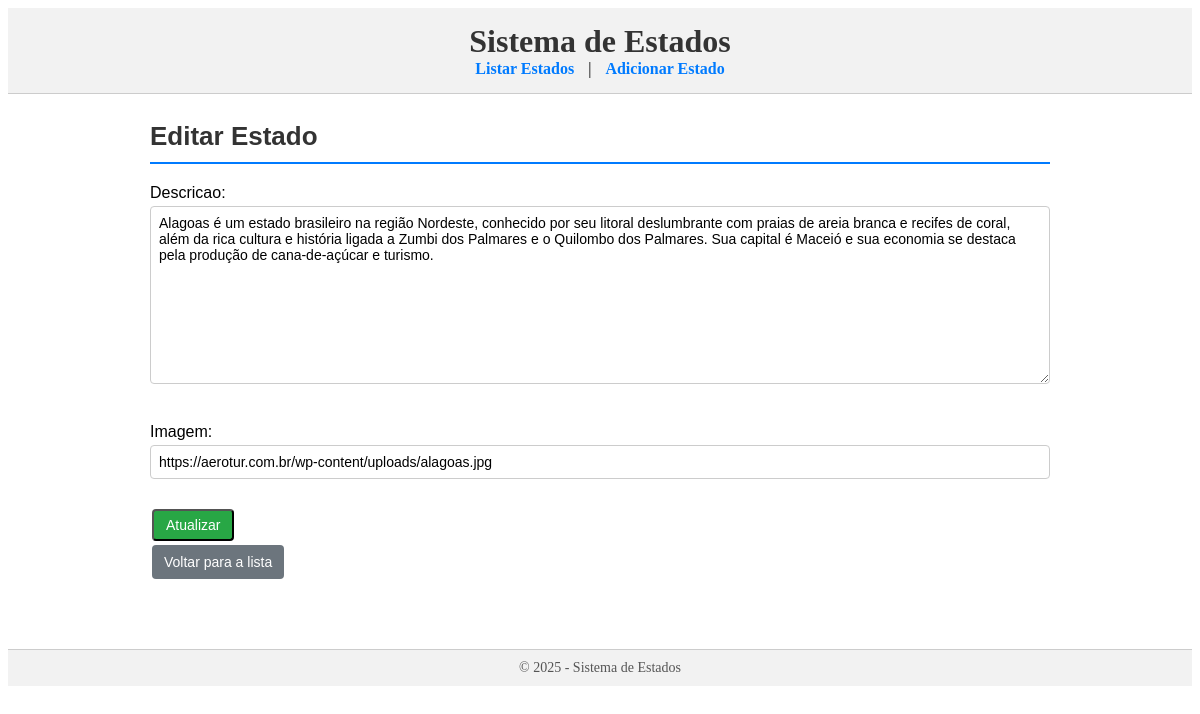
/estados/2/editar/, run on the app's committed database.
### app/models.py (models this page shows, shortened)
class Estado(models.Model):
    nome = models.CharField(max_length=50)
    sigla = models.CharField(max_length=2, unique=True)
    regiao = models.CharField(max_length=20)
    descricao = models.TextField(blank=True, null=True)
    imagem = models.URLField(blank=True, null=True)

### app/views.py (the view)
# urls.py: path('estados/<int:pk>/editar/', EstadoUpdateView.as_view(), name='estado_update'),
class EstadoUpdateView(UpdateView):
    model = Estado
    form_class = EstadoEditForm
    template_name = 'app/estado_form.html'
    success_url = reverse_lazy('estado_list')

### app/forms.py
class EstadoEditForm(forms.ModelForm):
    class Meta:
        model = Estado
        fields = ['descricao', 'imagem']

### app/templates/app/estado_form.html (shortened to what this page needs)
{% extends 'app/base.html' %}
{% block content %}
<h2 class="titulo-formulario">{% if estado %}Editar Estado{% else %}Adicionar Estado{% endif %}</h2>
<form class="formulario-estado" method="post" enctype="multipart/form-data">
    {{ form.as_p }}
    <button class="botao-enviar" type="submit">{% if estado %}Atualizar{% else %}Salvar{% endif %}</button>
</form>
<a class="botao-voltar" href="{% url 'estado_list' %}">Voltar para a lista</a>
{% endblock %}

### app/static/app/style/style.css (style rules this page uses)
.titulo-lista, .titulo-detalhe, .titulo-formulario, .titulo-excluir, .titulo-municipios .titulo-pontos { color: #333; margin-bottom: 15px; font-size: 26px; border-bottom: 2px solid #007bff; padding-bottom: 5px; }
.botao-detalhe, .botao-editar, .botao-deletar, .botao-voltar, .botao-enviar, .botao-confirmar { display: inline-block; padding: 6px 12px; margin: 2px; text-decoration: none; color: white; border-radius: 4px; font-size: 14px; transition: all 0.2s ease-in-out; }
.botao-voltar { background-color: #6c757d; }
.botao-enviar { background-color: #28a745; }
.formulario-estado input[type="text"], .formulario-estado input[type="file"], .formulario-estado textarea, .formulario-estado select { width: 100%; padding: 8px; margin-bottom: 12px; border: 1px solid #ccc; border-radius: 4px; font-size: 14px; box-sizing: border-box; }
.formulario-estado input[type="url"] { width: 100%; padding: 8px; margin-bottom: 12px; border: 1px solid #ccc; border-radius: 4px; font-size: 14px; box-sizing: border-box; }
.formulario-estado textarea { min-height: 120px; resize: vertical; font-family: Arial, sans-serif; }

### data on the page
Estado: descricao "Alagoas é um estado brasileiro na região Nordeste, conhecido por seu litoral deslumbrante com praias de areia branca e recifes de coral, além da rica cultura e história ligada a Zumbi dos Palmares e o Quilombo dos Palmares. Sua capital é Maceió e sua economia se destaca pela produção de cana-de-açúcar e turismo.", imagem "https://aerotur.com.br/wp-content/uploads/alagoas.jpg"
